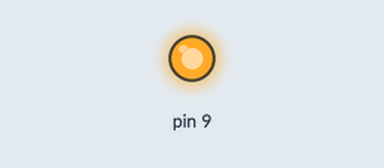
Recording of a sketch running on a simulated Arduino Uno, built with avr-gcc and run on an emulated ATmega328P. On the bench: output pins drawn as LEDs (lit = HIGH).

Above: at 0.15 s.
At 11.1 s:
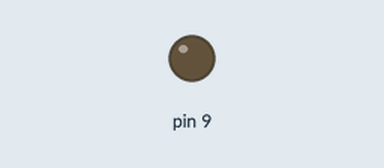
Timing chart, 0 to 16.0 s (numbered marks = the images above):
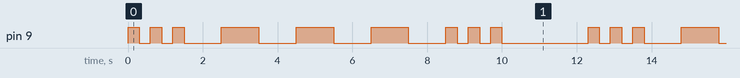

Measured:
- by itself, pin 9: repeats every 12.3 s: 2 × (LOW 0.30 s, HIGH 0.30 s), 3 × (LOW 1.0 s, HIGH 1.0 s), LOW 1.0 s, 2 × (HIGH 0.30 s, LOW 0.30 s), HIGH 0.30 s, LOW 2.3 s, HIGH 0.30 s
- by itself, everything shown: repeats every 12.3 s, in 18 steps

The sketch:

12.09__l_3.ino
```cpp
int x = 1;
void setup() {

pinMode(9,OUTPUT);
}

void loop() {
for (x=0; x<3; x=x+1){
  digitalWrite(9, HIGH);
  delay (300);
  digitalWrite(9, LOW);
  delay (300);
}
delay (700);
for (x=0; x<3; x=x+1){
  digitalWrite(9, HIGH);
  delay (1000);
  digitalWrite(9, LOW);
  delay (1000);
}
for (x=0; x<3; x=x+1){
  digitalWrite(9, HIGH);
  delay (300);
  digitalWrite(9, LOW);
  delay (300);
}

delay (2000);


}
```
